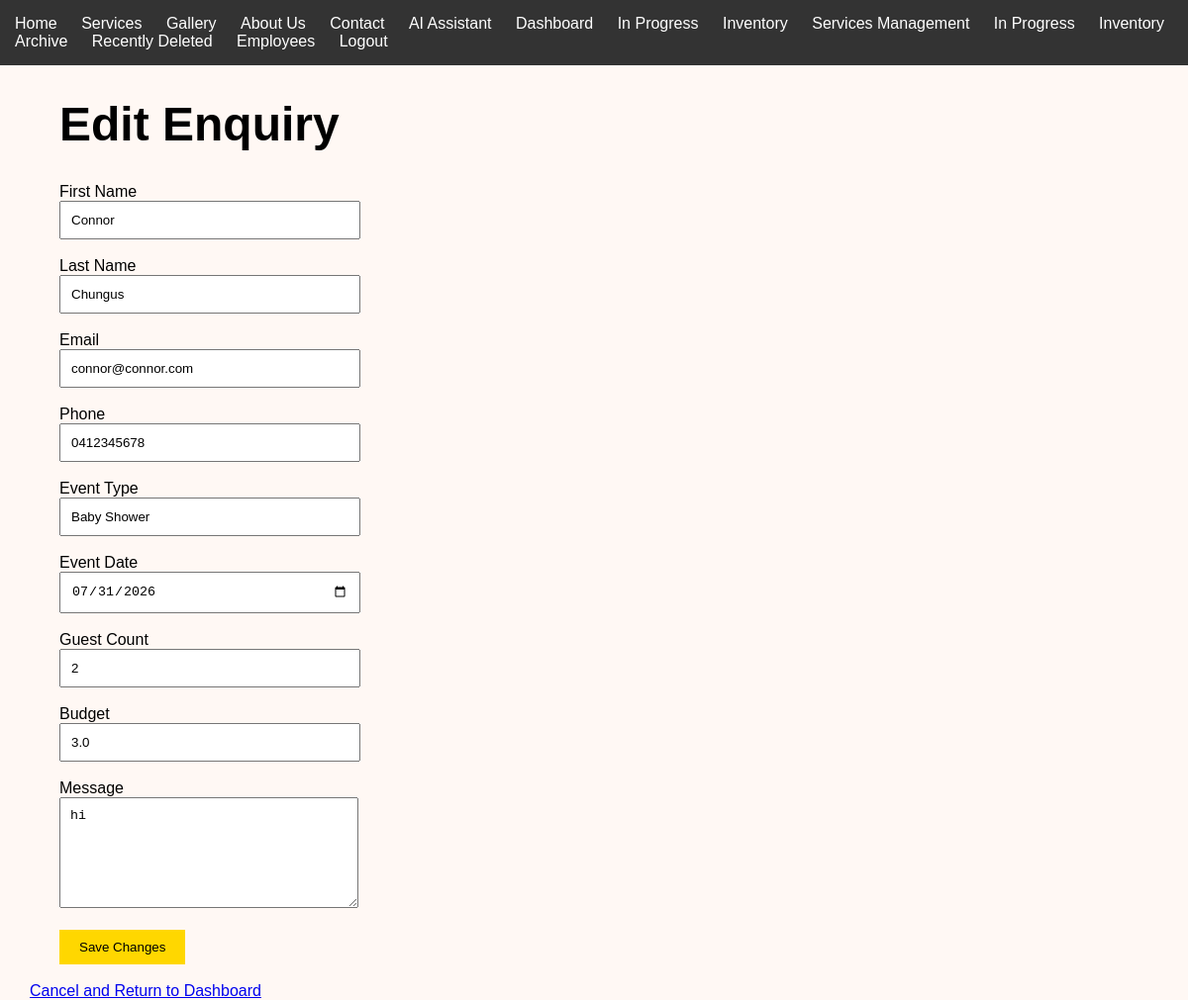
The page /enquiries/4/edit (signed in) on the database its author committed.
### tables this page shows
CREATE TABLE Customers (

            CustomerID INTEGER PRIMARY KEY AUTOINCREMENT,

            FirstName TEXT NOT NULL,

            LastName TEXT NOT NULL,

            Email TEXT NOT NULL,

            Phone TEXT

        );

CREATE TABLE Enquiries (

    EnquiryID INTEGER PRIMARY KEY AUTOINCREMENT,

    CustomerID INTEGER NOT NULL,

    EventType TEXT NOT NULL,

    EventDate TEXT NOT NULL,

    GuestCount INTEGER,

    Budget REAL,

    Message TEXT,

    Status TEXT DEFAULT 'Pending',

    DateSubmitted TEXT, CreatedAt TEXT, UpdatedAt TEXT, DeletedAt TEXT, ReferenceCode TEXT, EventLocation TEXT, Requirements TEXT, AdditionalInformation TEXT,

    FOREIGN KEY (CustomerID) REFERENCES Customers(CustomerID)

);

### app.py (the view, shortened to what this page needs)
@app.route(
    "/enquiries/<int:enquiry_id>/edit",
    methods=["GET", "POST"]
)
@admin_required
def edit_enquiry(enquiry_id):
    connection = get_connection()
    cursor = connection.cursor()
    cursor.execute("""
        SELECT
            Enquiries.*,
            Customers.FirstName,
            Customers.LastName,
            Customers.Email,
            Customers.Phone
        FROM Enquiries
        INNER JOIN Customers
            ON Enquiries.CustomerID =
               Customers.CustomerID
        WHERE Enquiries.EnquiryID = ?
        AND Enquiries.Status IN ('Pending', 'In Progress')
    """, (
        enquiry_id,
    ))
    enquiry = cursor.fetchone()
    connection.close()
    if enquiry is None:
        return redirect(
            url_for("dashboard")
        )
    return render_template(
        "edit_enquiry.html",
        enquiry=enquiry
    )

### app.py (called while the page is built)
def admin_required(route_function):
    @wraps(route_function)
    def protected_route(*args, **kwargs):
        if session.get("logged_in") is not True:
            return redirect(url_for("login"))
        if (
            session.get("role") != "admin"
            or session.get("username") != "rani"
        ):
            return redirect(url_for("dashboard"))
        return route_function(*args, **kwargs)
    return protected_route

### database.py (called while the page is built)
def get_connection():
    connection = sqlite3.connect(DATABASE)
    connection.row_factory = sqlite3.Row
    connection.execute(
        "PRAGMA foreign_keys = ON"
    )
    return connection

### templates/edit_enquiry.html (shortened to what this page needs)
{% extends "base.html" %}
{% block content %}
<h1>Edit Enquiry</h1>
<form method="POST">
    <label for="firstname">
        First Name
    </label>
    <br>
    <input
        type="text"
        id="firstname"
        name="firstname"
        value="{{ enquiry['FirstName'] }}"
        required
    >
    <br><br>
    <label for="lastname">
        Last Name
    </label>
    <br>
    <input
        type="text"
        id="lastname"
        name="lastname"
        value="{{ enquiry['LastName'] }}"
        required
    >
    <br><br>
    <label for="email">
        Email
    </label>
    <br>
    <input
        type="email"
        id="email"
        name="email"
        value="{{ enquiry['Email'] }}"
        required
    >
    <br><br>
    <label for="phone">
        Phone
    </label>
    <br>
    <input
        type="text"
        id="phone"
        name="phone"
        value="{{ enquiry['Phone'] }}"
        required
    >
    <br><br>
    <label for="eventtype">
        Event Type
    </label>
    <br>
    <input
        type="text"
        id="eventtype"
        name="eventtype"
        value="{{ enquiry['EventType'] }}"
        required
    >
    <br><br>
    <label for="eventdate">
        Event Date
    </label>
    <br>
    <input
        type="date"
        id="eventdate"
        name="eventdate"
        value="{{ enquiry['EventDate'] }}"
        required
    >
    <br><br>
    <label for="guests">
        Guest Count
    </label>
    <br>
    <input
        type="number"
        id="guests"
        name="guests"
        value="{{ enquiry['GuestCount'] }}"
        min="1"
    >
    <br><br>
    <label for="budget">
        Budget
    </label>
    <br>
    <input
        type="number"
        id="budget"
        name="budget"
        value="{{ enquiry['Budget'] }}"
        min="0"
        step="0.01"
    >
    <br><br>
    <label for="message">
        Message
    </label>
    <br>
    <textarea
        id="message"
        name="message"
        rows="6"
    >{{ enquiry["Message"] }}</textarea>
    <br><br>
    <button type="submit">
        Save Changes
    </button>
</form>
<br>
<a href="{{ url_for('dashboard') }}">
    Cancel and Return to Dashboard
</a>
{% endblock %}

### static/css/style.css (style rules this page uses)
body { margin: 0; font-family: Arial, sans-serif; background: #fff8f4; }
h1 { font-size: 48px; }
main, form, h1, h2, p { margin-left: 30px; }
input, select, textarea { padding: 10px; width: 280px; }
button { background: gold; border: none; padding: 10px 20px; cursor: pointer; }

### rows shown on the page
Customers: firstname "Connor", lastname "Chungus", email "connor@connor.com", phone "0412345678"
Enquiries: eventtype "Baby Shower", eventdate "07/31/2026", guests "2", budget "3.0", message "hi"
